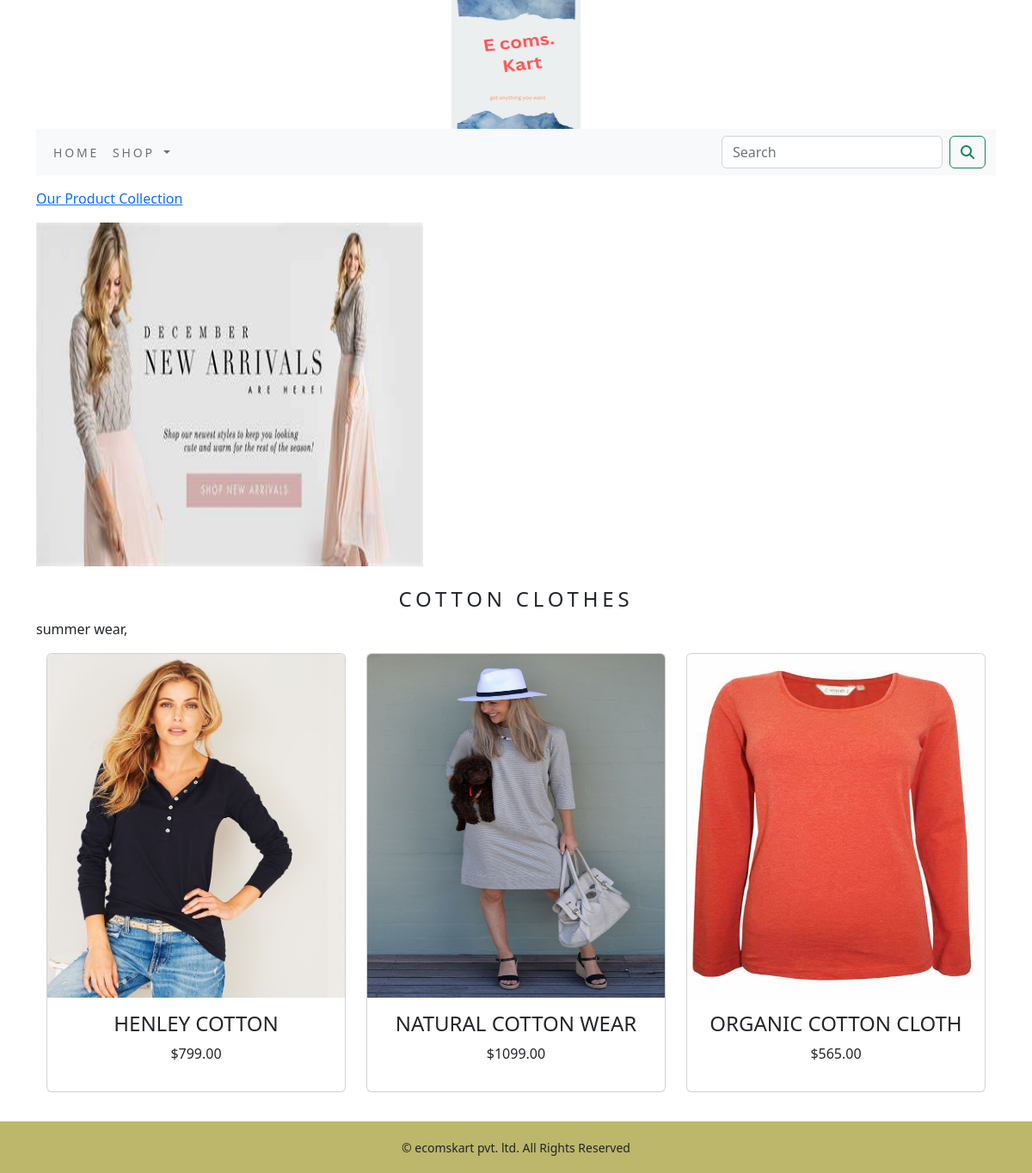
Page /shop/cotton-clothes/ on the committed database.
### ecomapp/models.py (models this page shows, shortened)
class Category(models.Model):
    name=models.CharField(max_length=250,unique=True)
    slug=models.SlugField(max_length=250,unique=True)
    description=models.TextField(blank=True)
    image=models.ImageField(upload_to='category',blank=True)
    class Meta:
        ordering=('name',)
        verbose_name='category'
        verbose_name_plural='categories'
    def get_url(self):
        return reverse('ecomapp:products_by_category',args=[self.slug])

class Product(models.Model):
    name=models.CharField(max_length=250,unique=True)
    slug=models.SlugField(max_length=250,unique=True)
    description=models.TextField(blank=True)
    price=models.DecimalField(max_digits=10,decimal_places=2)
    category=models.ForeignKey(Category,on_delete=models.CASCADE)
    image=models.ImageField(upload_to='products',blank=True)
    stock=models.IntegerField()
    available=models.BooleanField(default=True)
    created=models.DateTimeField(auto_now_add=True)
    updated=models.DateTimeField(auto_now=True)
    class Meta:
        ordering=('name',)
        verbose_name='product'
        verbose_name_plural='products'
    def get_url(self):
        return reverse('ecomapp:prodCatdetail',args=[self.category.slug,self.slug])

### ecomapp/views.py (the view)
# urls.py: path('',views.allProdCat,name='allProdCat'),
def allProdCat(request,c_slug=None):
    c_page=None
    products_list=None
    if c_slug != None:
        c_page=get_object_or_404(Category,slug=c_slug)
        products_list=Product.objects.all().filter(category=c_page,available=True)
    else:
        products_list=Product.objects.all().filter(available=True)
    paginator=Paginator(products_list,6)
    try:
        page=int(request.GET.get('page','1'))
    except:
        page=1
    try:
        products=paginator.page(page)
    except (EmptyPage,InvalidPage):
        products = Paginator.page(paginator.num_pages)
    return render(request,'category.html',{'category':c_page,'products':products})

### cart/context_processors.py (called while the page is built)
def counter(request):
    item_count=0
    if 'admin' in request.path:
        return {}
    else:
        try:
            cart=Cart.objects.filter(cart_id=_cart_id(request))
            cart_items=CartItem.objects.all().filter(cart=cart[:1])
            for cart_item in cart_items:
                item_count += cart_item.quantity
        except Cart.DoesNotExist:
            item_count=0
    return dict(item_count=item_count)

### cart/views.py (called while the page is built)
def _cart_id(request):
    cart=request.session.session_key
    if not cart:
        cart = request.session.create()
    return cart

### ecomapp/context_processors.py (called while the page is built)
def menu_links(request):
    links=Category.objects.all()
    return dict(links=links)

### templates/category.html (shortened to what this page needs)
{% extends 'base.html' %}
{% load static %}
{% block content %}
{% if category %}
    <div>
        <div class="row my_row_class">
            <div class="mx_auto">
            <p><a href="{% url 'ecomapp:allProdCat' %}">Our Product Collection</a></p>
            </div>
        </div>
    </div>
{% endif %}
<div class="mx_auto">
    {% if category %}
        <img class="my_image" src="{{ category.image.url}}" alt="{{category.name}}" width="1000" height="300">
</div>
<br>
<div>
    <h1 class="text-center my_title">{{category.name}}</h1>
    <p class="text-justify">{{category.description}}</p>
</div>
    {% endif %}
<div class="container">
    <div class="row mx_auto">
        {% for product in products.object_list %}
        <div class="my_bottom_margin  col-9 col-sm-12 col-md-4 col-md-12 col-lg-4">
            <div class="card text-center" style="min-width:18rem;">
                <a href="{{product.get_url}}"> <img class="card-img-top my_image" src="{{product.image.url}}" alt="{{product.image.url}}" ></a>
                <div class="card-body">
                    <h4>{{product.name}}</h4>
                    <p>${{product.price}}</p>
                </div>
            </div>
        </div>
        {% endfor %}
    </div>
    <br>
</div>
{% endblock %}

### templates/base.html (shortened to what this page needs)
{% load static %}
<!DOCTYPE html>
<html lang="en">
<head>
    <link rel="stylesheet" href="{% static 'css/custom.css' %}">
    <link rel="stylesheet" href="{% static 'css/bootstrap.min.css' %}">
    <link href="{% static 'fontawesomefree/css/all.min.css' %}" rel="stylesheet" type="text/css">
</head>
<body>
<div class="container">
    {% include 'header.html' %}
    {% include 'navbar.html' %}
    {% block content %}
    {% endblock %}
</div>
 {% include 'footer.html' %}
</body>
</html>

### templates/header.html
{% load static %}
<header>
  <center>
    <a href="{% url 'ecomapp:allProdCat' %}"></a><img src="{% static 'img/logo.png' %}" alt="'logimage'" width="150px" height="150px">
  </center>
</header>

### templates/navbar.html (shortened to what this page needs)
<nav class="navbar navbar-expand-lg bg-light">
  <div class="container-fluid">
    <div class="collapse navbar-collapse" id="navbarSupportedContent">
      <ul class="navbar-nav me-auto mb-2 mb-lg-0">
        <li class="nav-item">
          <a class="nav-link" href="#">Home</a>
        </li>
        <li class="nav-item dropdown {% if 'ecomapp' in request.path %} active {% endif %}">
          <a class="nav-link dropdown-toggle" href="#" role="button" data-bs-toggle="dropdown" aria-expanded="false">
            shop
          </a>
        </li>
      </ul>
      <form class="d-flex"  action="{% url 'search_app:SearchResult' %}" method="get">
        <input class="form-control me-2" type="search" placeholder="Search" name="q" aria-label="Search">
        <button class="btn btn-outline-success" type="submit"><i class="fa-solid fa-magnifying-glass "></i></button>
      </form>
    </div>
  </div>
</nav>

### templates/footer.html
<div class="footer navbar-fixed-bottom my_footer">
    <p class="text-center">&copy; ecomskart pvt. ltd.
        All Rights Reserved</p>
</div>

### static/css/custom.css (style rules this page uses)
body { font-family: 'Poor Story', cursive; }
.nav-item { letter-spacing : .2em; font-size : 14px; text-transform : uppercase; }
.my_footer { background-color:#bdb76b ; height:60px; }
.my_footer p { padding-top:20px; font-size:14px; }
.my_row_class { padding-top : 15px; }
.my_image { width : 450px; height : 400px; }
.my_title { font-size : 24px; text-transform : uppercase; letter-spacing : .2em; }
.my_bottom_margin { margin-bottom:10px; }
.card-body h4 { font size: 14px; text-transform: uppercase; letter-transform: .2em; }

### rows in the picture
Category: image (picture), name "COTTON CLOTHES", description "summer wear,"
Product: image (picture), name "HENLEY COTTON", price "799.00"
Product: image (picture), name "NATURAL COTTON WEAR", price "1099.00"
Product: image (picture), name "ORGANIC COTTON CLOTH", price "565.00"
